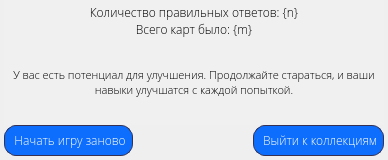
<?xml version="1.0" encoding="UTF-8"?>
<ui version="4.0">
 <class>EndGame</class>
 <widget class="QMainWindow" name="EndGame">
  <property name="geometry">
   <rect>
    <x>0</x>
    <y>0</y>
    <width>388</width>
    <height>160</height>
   </rect>
  </property>
  <property name="minimumSize">
   <size>
    <width>362</width>
    <height>160</height>
   </size>
  </property>
  <property name="maximumSize">
   <size>
    <width>388</width>
    <height>198</height>
   </size>
  </property>
  <property name="font">
   <font>
    <family>Open Sans Light</family>
   </font>
  </property>
  <property name="focusPolicy">
   <enum>Qt::StrongFocus</enum>
  </property>
  <property name="windowTitle">
   <string>Конец игры</string>
  </property>
  <property name="windowIcon">
   <iconset>
    <normaloff>photo_data/end_game_icon.png</normaloff>photo_data/end_game_icon.png</iconset>
  </property>
  <widget class="QWidget" name="centralwidget">
   <layout class="QGridLayout" name="gridLayout">
    <property name="leftMargin">
     <number>4</number>
    </property>
    <property name="topMargin">
     <number>0</number>
    </property>
    <property name="rightMargin">
     <number>4</number>
    </property>
    <property name="bottomMargin">
     <number>4</number>
    </property>
    <property name="horizontalSpacing">
     <number>6</number>
    </property>
    <property name="verticalSpacing">
     <number>0</number>
    </property>
    <item row="0" column="0">
     <widget class="QTextBrowser" name="textBrowser_card_kol">
      <property name="font">
       <font>
        <family>Algerian</family>
        <pointsize>8</pointsize>
        <weight>50</weight>
        <bold>false</bold>
       </font>
      </property>
      <property name="styleSheet">
       <string notr="true">background-color: rgb(240, 240, 240);
gridline-color: rgb(255, 255, 255);</string>
      </property>
      <property name="frameShape">
       <enum>QFrame::NoFrame</enum>
      </property>
      <property name="verticalScrollBarPolicy">
       <enum>Qt::ScrollBarAlwaysOff</enum>
      </property>
      <property name="horizontalScrollBarPolicy">
       <enum>Qt::ScrollBarAlwaysOff</enum>
      </property>
      <property name="html">
       <string>&lt;!DOCTYPE HTML PUBLIC &quot;-//W3C//DTD HTML 4.0//EN&quot; &quot;http://www.w3.org/TR/REC-html40/strict.dtd&quot;&gt;
&lt;html&gt;&lt;head&gt;&lt;meta name=&quot;qrichtext&quot; content=&quot;1&quot; /&gt;&lt;style type=&quot;text/css&quot;&gt;
p, li { white-space: pre-wrap; }
&lt;/style&gt;&lt;/head&gt;&lt;body style=&quot; font-family:'Algerian','Open Sans Light'; font-size:8pt; font-weight:400; font-style:normal;&quot;&gt;
&lt;p align=&quot;center&quot; style=&quot; margin-top:0px; margin-bottom:0px; margin-left:0px; margin-right:0px; -qt-block-indent:0; text-indent:0px;&quot;&gt;&lt;span style=&quot; font-family:'Times New Roman'; font-size:9pt;&quot;&gt;Количество правильных ответов: {n}&lt;/span&gt;&lt;/p&gt;
&lt;p align=&quot;center&quot; style=&quot; margin-top:0px; margin-bottom:0px; margin-left:0px; margin-right:0px; -qt-block-indent:0; text-indent:0px;&quot;&gt;&lt;span style=&quot; font-family:'MS Shell Dlg 2'; font-size:9pt;&quot;&gt;Всего карт было: {m}&lt;/span&gt;&lt;/p&gt;&lt;/body&gt;&lt;/html&gt;</string>
      </property>
     </widget>
    </item>
    <item row="1" column="0">
     <widget class="QTextBrowser" name="textBrowser_rating">
      <property name="font">
       <font>
        <family>Open Sans Light</family>
        <pointsize>8</pointsize>
       </font>
      </property>
      <property name="styleSheet">
       <string notr="true">background-color: rgb(240, 240, 240);
gridline-color: rgb(255, 255, 255);</string>
      </property>
      <property name="frameShape">
       <enum>QFrame::NoFrame</enum>
      </property>
      <property name="verticalScrollBarPolicy">
       <enum>Qt::ScrollBarAlwaysOff</enum>
      </property>
      <property name="horizontalScrollBarPolicy">
       <enum>Qt::ScrollBarAlwaysOff</enum>
      </property>
      <property name="html">
       <string>&lt;!DOCTYPE HTML PUBLIC &quot;-//W3C//DTD HTML 4.0//EN&quot; &quot;http://www.w3.org/TR/REC-html40/strict.dtd&quot;&gt;
&lt;html&gt;&lt;head&gt;&lt;meta name=&quot;qrichtext&quot; content=&quot;1&quot; /&gt;&lt;style type=&quot;text/css&quot;&gt;
p, li { white-space: pre-wrap; }
&lt;/style&gt;&lt;/head&gt;&lt;body style=&quot; font-family:'Open Sans Light','Open Sans Light'; font-size:8pt; font-weight:400; font-style:normal;&quot;&gt;
&lt;p align=&quot;center&quot; style=&quot; margin-top:0px; margin-bottom:0px; margin-left:0px; margin-right:0px; -qt-block-indent:0; text-indent:0px;&quot;&gt;&lt;span style=&quot; font-family:'MS Shell Dlg 2';&quot;&gt;У вас есть потенциал для улучшения. Продолжайте стараться, и ваши навыки улучшатся с каждой попыткой.&lt;/span&gt;&lt;/p&gt;&lt;/body&gt;&lt;/html&gt;</string>
      </property>
     </widget>
    </item>
    <item row="2" column="0">
     <layout class="QHBoxLayout" name="horizontalLayout">
      <item>
       <widget class="QPushButton" name="btn_restart_game">
        <property name="font">
         <font>
          <family>Open Sans Light</family>
          <pointsize>9</pointsize>
         </font>
        </property>
        <property name="styleSheet">
         <string notr="true">QPushButton {
background-color:#0d6efd;
border: 1px solid #343155; color: #FFF;
padding: 6px; border-radius: 12px;}

QPushButton:hover, QPushButton:clicked { 
background-color: #0b5ed7; 
border: 1px solid #9ac3fe;}
QPushButton:pressed {
background-color:rgb(10, 87, 194) ;}</string>
        </property>
        <property name="text">
         <string> Начать игру заново</string>
        </property>
        <property name="icon">
         <iconset>
          <normaloff>photo_data/repeat_image.png</normaloff>photo_data/repeat_image.png</iconset>
        </property>
       </widget>
      </item>
      <item>
       <spacer name="horizontalSpacer">
        <property name="orientation">
         <enum>Qt::Horizontal</enum>
        </property>
        <property name="sizeHint" stdset="0">
         <size>
          <width>40</width>
          <height>20</height>
         </size>
        </property>
       </spacer>
      </item>
      <item>
       <widget class="QPushButton" name="btn_back_to_menu">
        <property name="font">
         <font>
          <family>Open Sans Light</family>
          <pointsize>9</pointsize>
         </font>
        </property>
        <property name="styleSheet">
         <string notr="true">QPushButton {
background-color: #0d6efd;
border: 1px solid #343155; color: #fff;
padding: 6px; border-radius: 12px;}

QPushButton:hover, QPushButton:clicked { 
background-color: #0b5ed7; 
border: 1px solid #9ac3fe;}
QPushButton:pressed {
background-color:rgb(10, 87, 194) ;}</string>
        </property>
        <property name="text">
         <string> Выйти к коллекциям</string>
        </property>
        <property name="icon">
         <iconset>
          <normaloff>photo_data/exit.png</normaloff>photo_data/exit.png</iconset>
        </property>
        <property name="flat">
         <bool>false</bool>
        </property>
       </widget>
      </item>
     </layout>
    </item>
   </layout>
  </widget>
  <widget class="QMenuBar" name="menubar">
   <property name="geometry">
    <rect>
     <x>0</x>
     <y>0</y>
     <width>388</width>
     <height>23</height>
    </rect>
   </property>
  </widget>
 </widget>
 <resources/>
 <connections/>
</ui>
